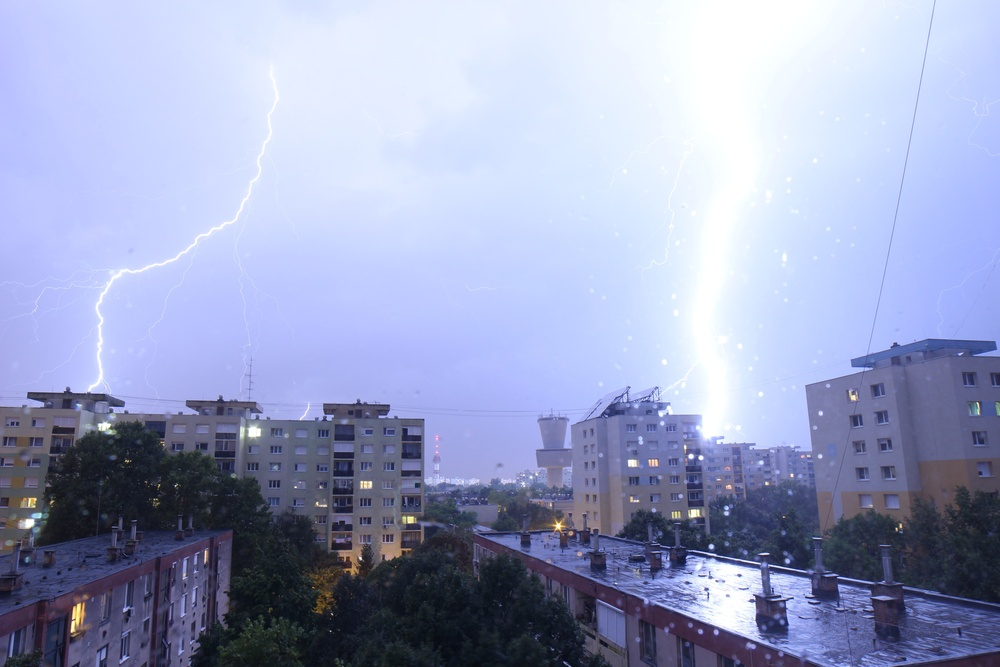
#> input picture jpeg_ghost/IMG_1515_JPEG_GHOST.JPG, 1000 x 667 px, shrunk from 5184 x 3456 before the run
$ python jpeg_ghost.py IMG_1515_JPEG_GHOST.JPG
#> lines starting #> are read from the running program, lines starting #| are printed output that depends on the picture
import cv2
import numpy as np
import math
import sys
import matplotlib.pyplot as plt

block_size = 16
rangeOfQuality = [15, 20, 25, 30, 35, 40, 45, 50, 55, 60, 65, 70, 75, 80, 85, 90]

path = sys.argv[1]
img1 = cv2.imread(path)
#> img1 is the input picture: shape (667, 1000, 3); mean B, G, R 194.9, 162.2, 154.5
ydim, xdim, zdim = img1.shape
#> ydim = 667; xdim = 1000; zdim = 3

nQ = len(rangeOfQuality)
map = np.zeros([ydim, xdim, len(rangeOfQuality)])
c = 0
for quality in rangeOfQuality:
    cv2.imwrite('tmp1.jpg', img1, [int(cv2.IMWRITE_JPEG_QUALITY), quality])
    img2 = cv2.imread('tmp1.jpg')
    img2 = cv2.cvtColor(img2, cv2.COLOR_BGR2RGB)
    img2 = cv2.cvtColor(img2, cv2.COLOR_BGR2RGB)

    for z in range(0, zdim):
        map[:, :, c] = map[:, :, c] + np.power(img1[:, :, z].astype(float) - img2[:, :, z].astype(float), 2)
    map[:, :, c] = map[:, :, c] / zdim
    c = c + 1

blocks = np.zeros([
    np.floor(ydim / block_size).astype(int),
    np.floor(xdim / block_size).astype(int),
    nQ])
for c in range(0, nQ):
    cy = 0
    for y in range(0, ydim - block_size, block_size):
        cx = 0
        for x in range(0, xdim - block_size, block_size):
            block_values = map[y: y + block_size, x: x + block_size, c]
            blocks[cy, cx, c] = np.mean(block_values)
            cx = cx + 1
        cy = cy + 1

minval = np.amin(blocks, 2)
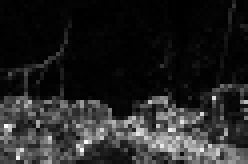
#> minval: shape (41, 62) float64 (shown 4 times larger); min 0, max 34.24, mean 4.9; drawn with min black and max white
maxval = np.amax(blocks, 2)
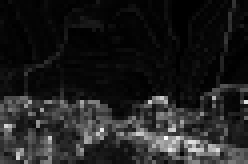
#> maxval: shape (41, 62) float64 (shown 4 times larger); min 2.84, max 353.5, mean 46.7; drawn with min black and max white

for c in range(0, nQ):
    blocks[:, :, c] = blocks[:, :, c] - minval
    blocks[:, :, c] = blocks[:, :, c] / (maxval - minval)

sp = math.ceil(math.sqrt(nQ))

fig, axs = plt.subplots(sp, sp)
axs = axs.reshape(sp * sp)
for c, ax in zip(range(0, nQ), axs):
    ax.set_title(rangeOfQuality[c])
    ax.imshow(blocks[:, :, c], extent=[0, 1, 0, 1])


plt.show()
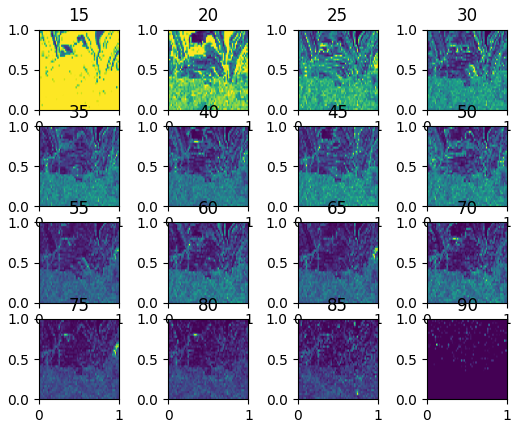
#> figure drawn by matplotlib, 16 panels
cv2.waitKey(0)
